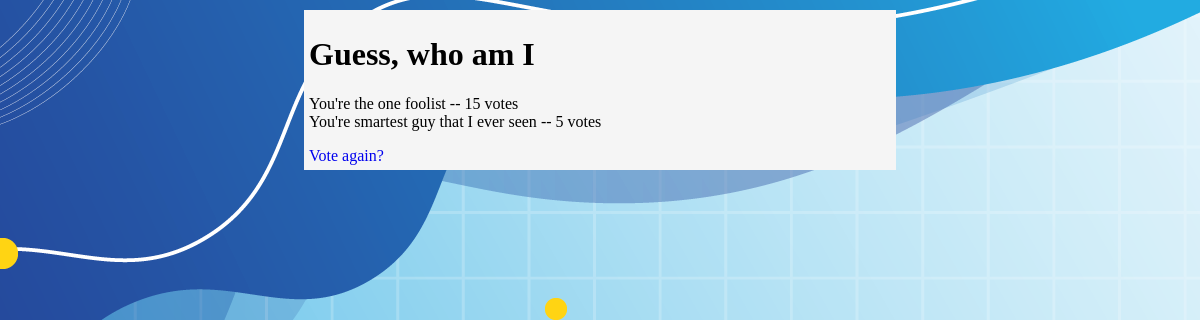
The page /polls/2/results/ on the database as committed earlier.
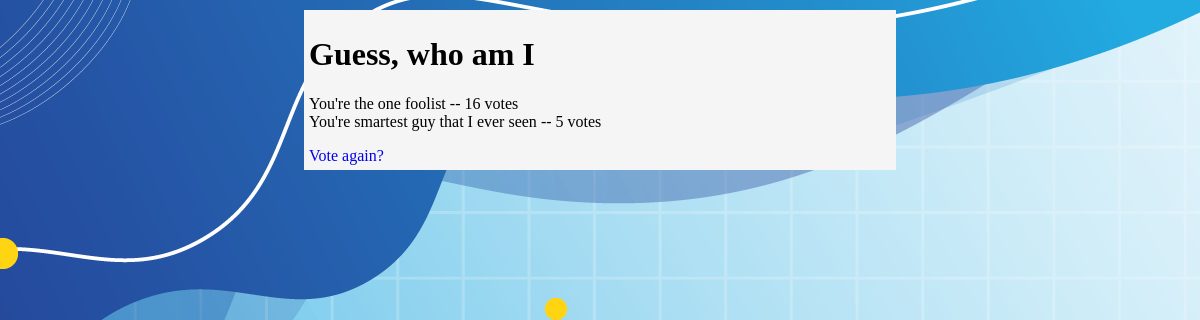
The same page on the database as committed later.
### pollApp/models.py (models this page shows, shortened)
class Question(models.Model):
    question_text = models.CharField(max_length=200)
    pub_date = models.DateTimeField('date published')

class Choice(models.Model):
    question = models.ForeignKey(Question, on_delete=models.CASCADE)
    choice_text = models.CharField(max_length=200)
    votes = models.IntegerField(default=0)

### pollApp/views.py (the view)
# urls.py: path("<int:pk>/results/", views.ResultsView.as_view(), name="results"),
class ResultsView(generic.DetailView):
    model = Question
    template_name = "polls/results.html"

### templates/polls/results.html (shortened to what this page needs)
{% extends "./base.html" %}
{% block content %}
<h1>{{question.question_text}}</h1>
<ul>
  {% for choice in question.choice_set.all %}
  <li>
    {{choice.choice_text}} -- {{choice.votes }} vote{{choice.votes|pluralize}}
  </li>
  {% endfor %}
</ul>
<a href="{% url 'pollApp:detail' question.id %}">Vote again?</a>
{% endblock content %}

### templates/polls/base.html (shortened to what this page needs)
{% load static %}
<!DOCTYPE html>
<head>
  <link rel="stylesheet" href="{% static 'pollApp/style.css' %}" />
</head>
<body>
  <div class="container">
    <div class="row">
      {% block content %}{% endblock content %}
    </div>
  </div>
</body>

### static/pollApp/style.css (style rules this page uses)
* { list-style: none; text-decoration: none; }
body { background: white url('images/background.png') no-repeat; }
.container { display: flex; flex-direction: column; flex-wrap: nowrap; background-color: whitesmoke; width: 50%; margin: 10px auto; }
.row { margin: 5px; }
h1 { color: black; }
ul { padding-left: 0%; }

Rows that differ between the two databases and show on the page:
changed Choice "You're the one foolist": votes "15" → "16"
